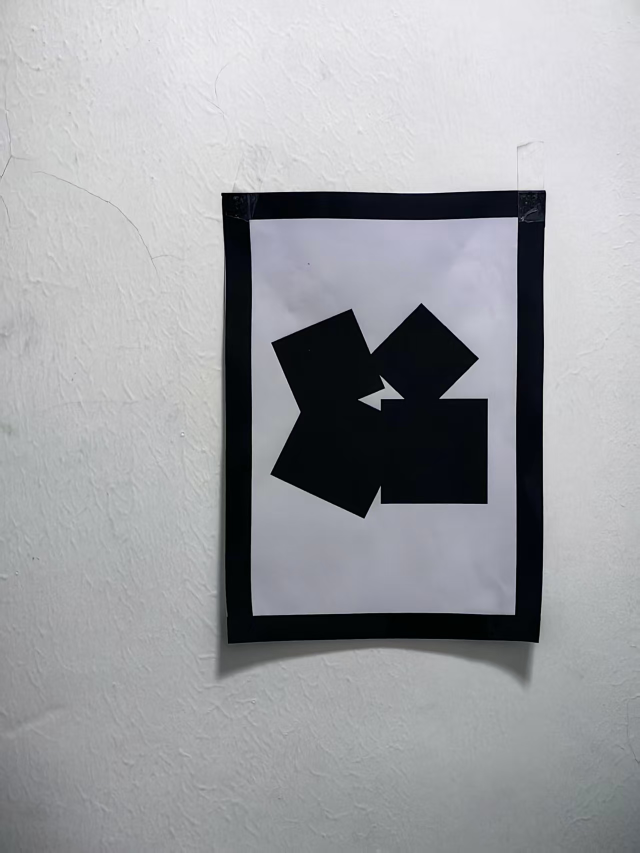
#> input picture picture/4_13_4.jpg, 1279 x 1706 px, found by its file name (shown at 1/2 size)
$ python caculate_ex.py
#> lines starting #> are read from the running program, lines starting #| are printed output that depends on the picture; after the words box and inside, x2 and y2 are one past the last pixel; in counts of white or black regions, pixels touching at a corner belong together
### code/tools.py
import cv2
import numpy as np

# [114 lines left out: function get_conTours, not called in this run]

def get_conTours_ex(image_path):
#> called with image_path = 'picture/4_13_4.jpg'
    img = cv2.imread(image_path)
#> img is the input picture: shape (1706, 1279, 3); mean B, G, R 163.6, 159.8, 158.4
    if img is None:
        print("错误：无法加载图片")
        return None
    print(f"图片读取成功！大小：{img.shape[0]} x {img.shape[1]}")
#| 图片读取成功！大小：1706 x 1279

    # 2. 预处理：灰度化 -> 高斯滤波 -> 边缘检测
    gray = cv2.cvtColor(img, cv2.COLOR_BGR2GRAY)

    gray[gray < 50] = 0
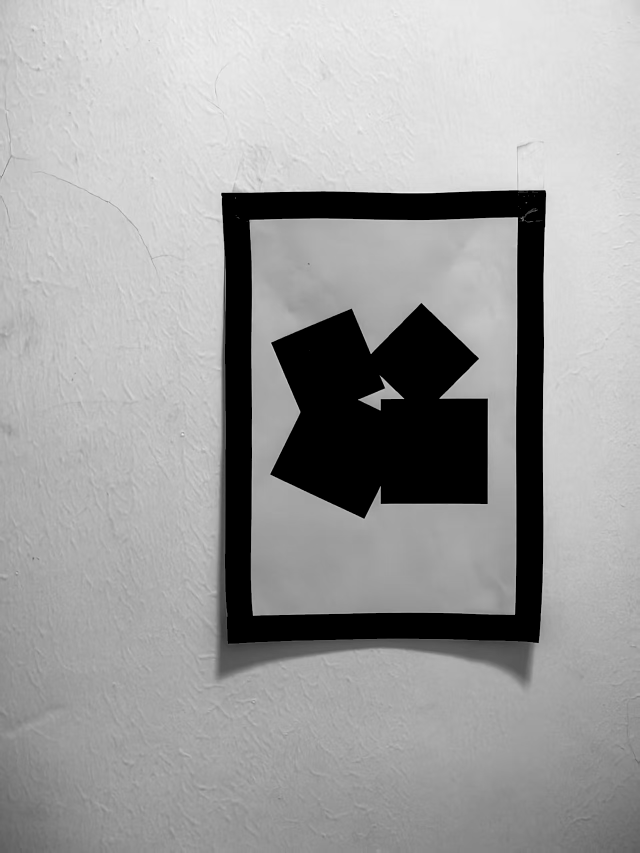
#> gray: shape (1706, 1279) (shown at 1/2 size); min 0, max 246, mean 158.7
    gray[gray >= 50] = 255#二值化，主要去除阴影
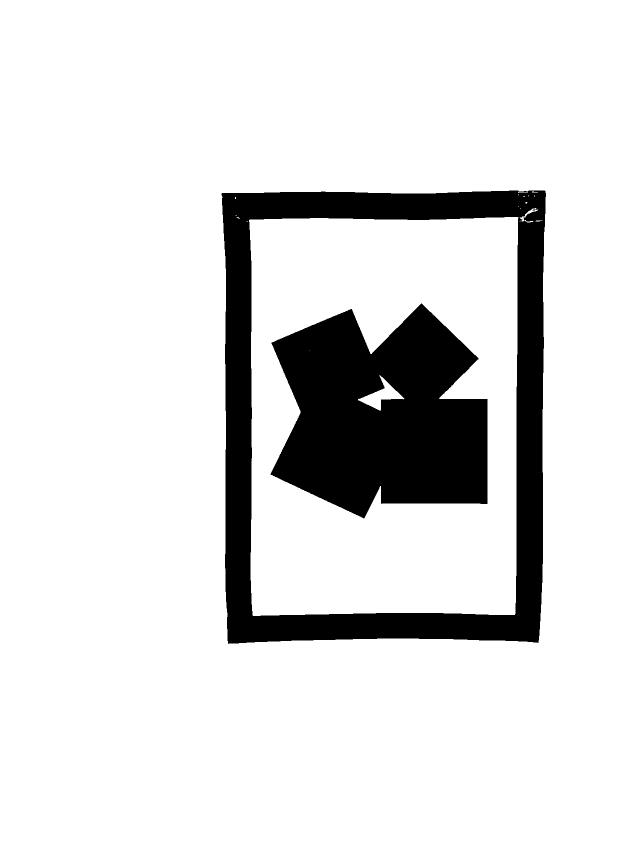
#> gray: shape (1706, 1279) (shown at 1/2 size); 87.1% white; 2 black regions, box (x1, y1, x2, y2) and area: (443, 381, 1092, 1288) 148719, (541, 607, 975, 1037) 133304

    #调试开启
    # cv2.namedWindow("Gray", cv2.WINDOW_NORMAL)
    # cv2.imshow("Gray", gray)

    blurred = cv2.GaussianBlur(gray, (5, 5), 0)

    edged = cv2.Canny(blurred, 100, 150)
#> edged: shape (1706, 1279); 0.39% white in thin lines or dots, all inside (x1, y1, x2, y2) = (443, 380, 1092, 1288)
#> (the rest of the program and of its run is left out)
